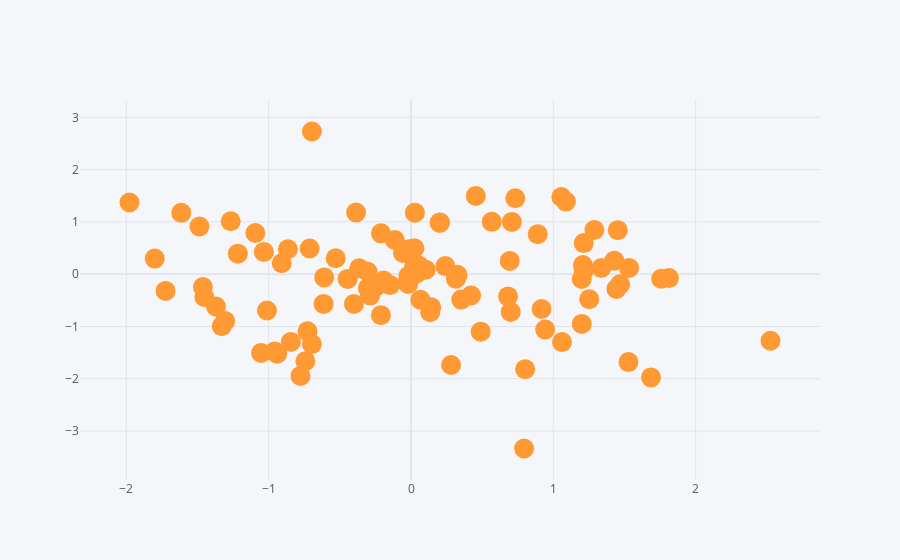

The code cell stored with this chart in its notebook:
### Code cell
df.iplot(kind='scatter', x='A', y='B', mode = 'markers', size = 20)
